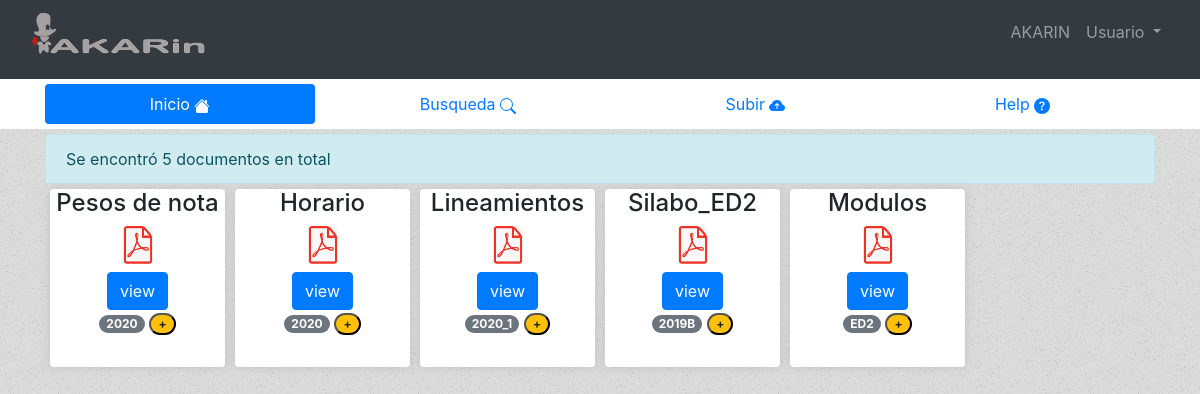
Before: / (signed in) with the older database file.
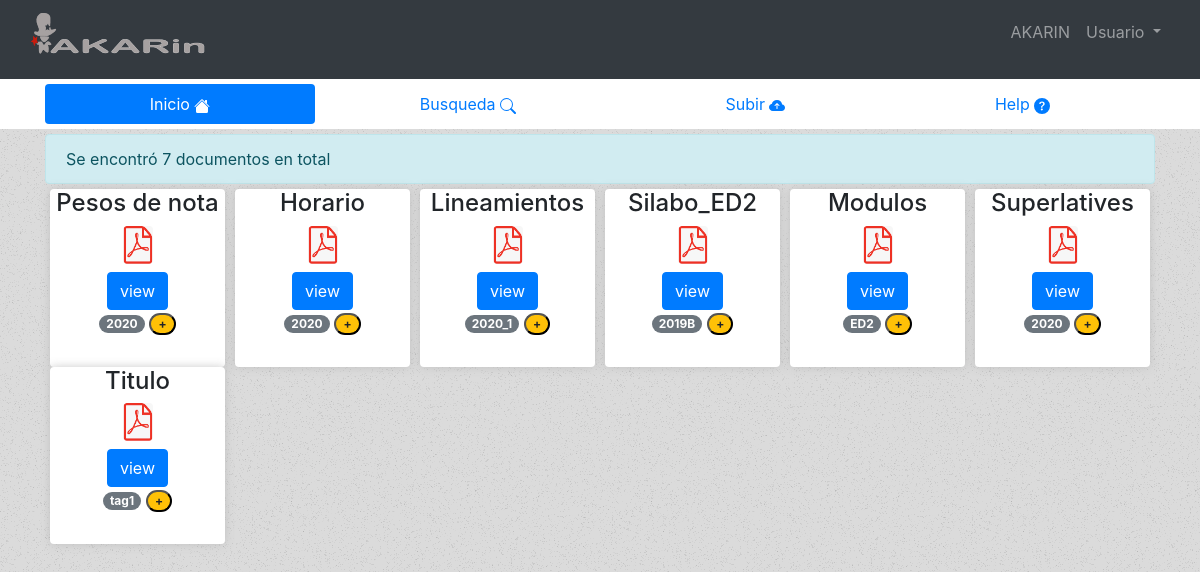
After: the same page with the newer database file.
### myapp/models.py (models this page shows, shortened)
class Documento(models.Model):
    nombre = models.CharField(max_length=30)
    tipo = models.CharField(max_length=20)
    loaded = models.DateTimeField(auto_now_add=True)
    tag = models.CharField(max_length=20)
    doc = models.FileField(upload_to='myapp/uploads/')
    class Meta:
        verbose_name = 'documento'
        verbose_name_plural = 'documentos'

### myapp/views.py (the view)
# urls.py: 2. Add a URL to urlpatterns:  path('', views.home, name='home')
@login_required
def home(request):
    documentos = Documento.objects.all()
    return render(request, "myapp/home.html", {"documentos": documentos ,"titulo": "Bienvenido"})

### myapp/templates/myapp/home.html
{% extends 'myapp/base.html' %}
{% load static %}
    {% block content %}
    <link rel="stylesheet" href=" {% static 'myapp/css/home.css' %} ">
    <main class="container">
        {% if documentos %}
        <div class="alert alert-info" role="alert">
            Se encontró {{documentos|length}} documentos en total
        </div>
        <section class="row docs">
            {% for documento in documentos %}
            <div class="col-2 doc-item-col">
                <div class="doc-item">
                    <h4 class="text-center"> {{documento.nombre}} </h4>
                    <figure class="figure text-center container-fluid">
                        <img src=" {% static 'myapp/img/pdf-icon.png' %} " class="figure-img img-fluid rounded" alt="..." height="40px" width="30">
                        <figcaption class="figure-caption"><a class="btn btn-primary" href="{{documento.doc.url}}">view</a></figcaption>
                        <p>
                            <span class="badge badge-pill badge-secondary"> {{documento.tag}} </span>
                            <button class="badge badge-pill badge-warning">+</button>
                        </p>
                    </figure>
                </div>
            </div>
            {% endfor %}
        </section>
        {% else %}
        <div class="alert alert-danger" role="alert">
            No hay documentos
        </div>
        {% endif %}
    </main>
    {% endblock content %}

### myapp/templates/myapp/base.html (shortened to what this page needs)
<!DOCTYPE html>
<html lang="es">
<head>
    {% load static %}
    <link href="{% static 'myapp/vendor/bootstrap/css/bootstrap.min.css' %}" rel="stylesheet">
    <link rel="stylesheet" href=" {% static 'myapp/css/base-style.css' %} ">
</head>
<body class="bg-light">
    <nav class="navbar navbar-expand-lg navbar-dark bg-dark">
        <div class="container-fluid">
            <a class="navbar-brand" href=" {% url 'Home' %} ">
                <img src=" {% static 'myapp/img/akarin-logo1.png' %} " class="figure-img img-fluid rounded" alt="..." height="" width="">
            </a>
            <div class="collapse navbar-collapse" id="navbarSupportedContent">
            <ul class="navbar-nav ml-auto">
                <li class="nav-item">
                    {% if user.is_authenticated %}
                    <p class="nav-link"> {{user.username|upper}} </p>
                    {% endif %}
                </li>
                <li class="nav-item dropdown">
                    <a class="nav-link dropdown-toggle" href="#" id="navbarDropdown" role="button" data-toggle="dropdown" aria-haspopup="true" aria-expanded="false">
                    Usuario
                    </a>
                </li>
            </ul>
            </div>
        </div>
    </nav>
    <div class="nav-menu container-fluid">
        <div class="container">
            <nav class="nav nav-pills nav-fill bg-white">
                <a class="nav-item nav-link {% if request.path == '/' %} active {% endif %}" href=" {% url 'Home' %} ">Inicio
                </a>
                <a class="nav-item nav-link {% if request.path == '/busqueda/' or request.path == '/buscar/'  %} active {% endif %}" href=" {% url 'Busqueda' %} ">Busqueda
                </a>
                <a class="nav-item nav-link {% if request.path == '/cargar/' %} active {% endif %}" href=" {% url 'Subir' %} ">Subir
                </a>
                <a class="nav-item nav-link {% if request.path == '/help/' %} active {% endif %}" href=" {% url 'Ayuda' %} " tabindex="-1" aria-disabled="true">Help
                </a>
            </nav>
        </div>
    </div>
    {% block content %}
    {% endblock content %}
</body>
</html>

### myapp/static/myapp/css/base-style.css (style rules this page uses)
body { background-image: url(../img/main-texture.png); background-repeat: repeat; }
.nav-menu { padding: 5px; background-color: white; }

### myapp/static/myapp/css/home.css (style rules this page uses)
.doc-item { -webkit-box-shadow: 0px 0px 10px 0px rgba(186,186,186,0.76); -moz-box-shadow: 0px 0px 10px 0px rgba(186,186,186,0.76); box-shadow: 0px 0px 10px 0px rgba(186,186,186,0.76); border-radius: 4px 4px 4px 4px; -moz-border-radius: 4px 4px 4px 4px; -webkit-border-radius: 4px 4px 4px 4px; border: 0px solid #000000; margin: 0px 5px; background-color: white; }
.doc-item-col { padding-left: 0px; padding-right: 0px; }
.docs { margin-left: 0px; margin-right: 0px; }
main { margin: 5px 0px; }
.alert-info { margin-bottom: 5px; }

Changed rows visible on the page:
added Documento: nombre "Superlatives", tag "2020"
added Documento: nombre "Titulo", tag "tag1"
Other visible differences:
{{ documentos|length }}: "5" → "7"
